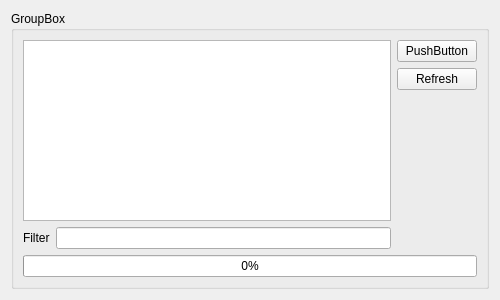
<?xml version="1.0" encoding="UTF-8"?>
<ui version="4.0">
 <class>VolumesWidget</class>
 <widget class="QWidget" name="VolumesWidget">
  <property name="geometry">
   <rect>
    <x>0</x>
    <y>0</y>
    <width>500</width>
    <height>300</height>
   </rect>
  </property>
  <property name="sizePolicy">
   <sizepolicy hsizetype="Expanding" vsizetype="Expanding">
    <horstretch>0</horstretch>
    <verstretch>0</verstretch>
   </sizepolicy>
  </property>
  <property name="windowTitle">
   <string>Form</string>
  </property>
  <layout class="QVBoxLayout" name="verticalLayout_2">
   <item>
    <widget class="QGroupBox" name="groupBox">
     <property name="title">
      <string>GroupBox</string>
     </property>
     <layout class="QVBoxLayout" name="verticalLayout">
      <item>
       <layout class="QHBoxLayout" name="horizontalLayout_3">
        <item>
         <layout class="QVBoxLayout" name="verticalLayout_4">
          <item>
           <widget class="QListWidget" name="listWidget_2"/>
          </item>
          <item>
           <layout class="QHBoxLayout" name="horizontalLayout_4">
            <item>
             <widget class="QLabel" name="label_4">
              <property name="text">
               <string>Filter</string>
              </property>
             </widget>
            </item>
            <item>
             <widget class="QLineEdit" name="lineEdit_2"/>
            </item>
           </layout>
          </item>
         </layout>
        </item>
        <item>
         <layout class="QVBoxLayout" name="verticalLayout_5">
          <item>
           <widget class="QPushButton" name="backupButton_2">
            <property name="text">
             <string>PushButton</string>
            </property>
           </widget>
          </item>
          <item>
           <widget class="QPushButton" name="refreshButton_2">
            <property name="text">
             <string>Refresh</string>
            </property>
           </widget>
          </item>
          <item>
           <spacer name="verticalSpacer_2">
            <property name="orientation">
             <enum>Qt::Vertical</enum>
            </property>
            <property name="sizeHint" stdset="0">
             <size>
              <width>20</width>
              <height>40</height>
             </size>
            </property>
           </spacer>
          </item>
         </layout>
        </item>
       </layout>
      </item>
      <item>
       <widget class="QProgressBar" name="progressBar">
        <property name="value">
         <number>0</number>
        </property>
       </widget>
      </item>
     </layout>
    </widget>
   </item>
  </layout>
 </widget>
 <resources/>
 <connections/>
</ui>
